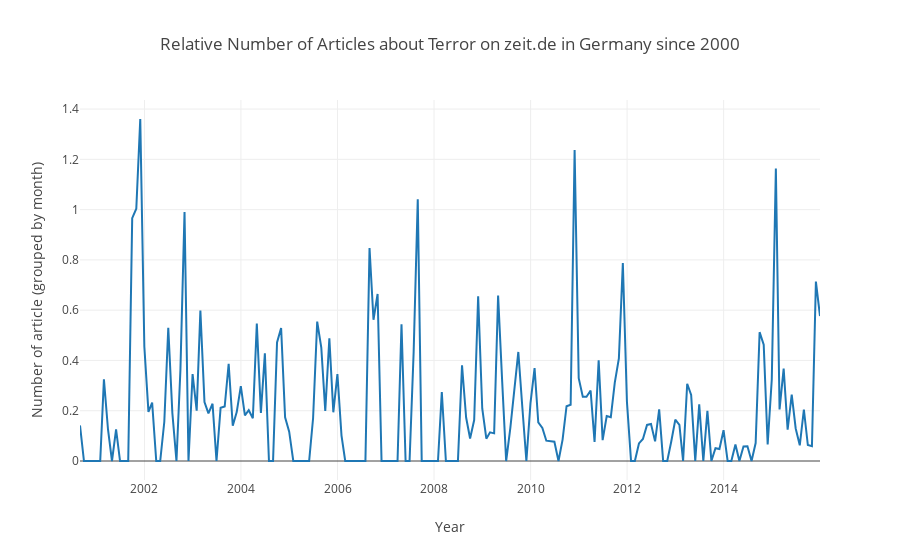

Source (notebook cell):
### Code cell
# group data and create dictionary
grouped_dates = news_df_germany.resample("M").count()

timestamp_dict = grouped_dates.to_dict()
timestamp_dict = timestamp_dict["datetime"]

# get relative numbers
timestamp_dict = ptd.get_relative_numbers(timestamp_dict, all_news_dict)

news_scatter_germany = j2p.create_scatter_plot_from_date_dict(timestamp_dict,"Terror-News about Germany")
layout = plotly.graph_objs.Layout(
        title="Relative Number of Articles about Terror on zeit.de in Germany since 2000",
        xaxis=dict(title="Year"),
        yaxis=dict(title="Number of article (grouped by month)"))
fig = plotly.graph_objs.Figure(data=[news_scatter_germany], layout=layout)
iplot(fig)

### Figure 1 — Plotly figure (JSON) as saved in the notebook; plotly's stock layout.template omitted (floating-point values rounded to 4 significant figures; data arrays with more than 128 entries replaced by an {"elided": "..."} marker saying what was removed)
{"data": [{"name": "Terror-News about Germany", "type": "scatter", "x": {"elided": "185 str values"}, "y": {"elided": "185 float values"}}], "layout": {"title": "Relative Number of Articles about Terror on zeit.de in Germany since 2000", "xaxis": {"title": "Year"}, "yaxis": {"title": "Number of article (grouped by month)"}}}
